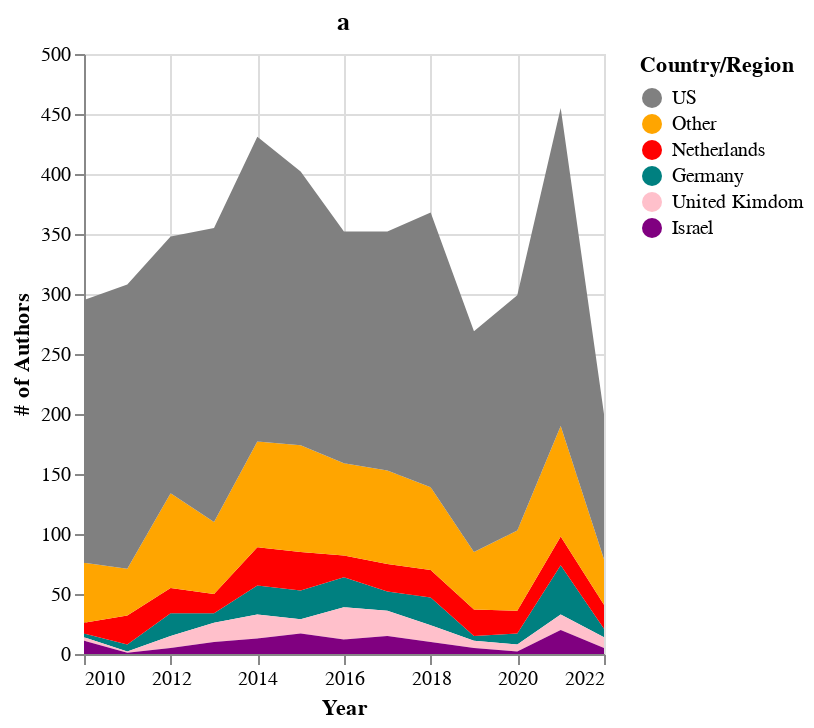

Notebook code cell kept with this figure:
### Code cell
source = country_ts

country_stacked_chart = alt.Chart(transform_year(source)).mark_area().encode(
    x = alt.X(
        'year',
        title = 'Year'
    ),
    y=alt.Y(
        "freq:Q",
        title = '# of Authors'
    ),
    color=alt.Color(
        "country:N",
        title = 'Country/Region',
#         legend = None,
        scale = alt.Scale(
            domain = countries,
            range = country_colors
        )
    )
).properties(
    title = 'a',
    height=300,
    width=260
)

country_stacked_chart

### Figure 1 — Vega-Lite specification as saved in the notebook (floating-point values rounded to 4 significant figures)
{"config": {"view": {"continuousWidth": 400, "continuousHeight": 300}}, "data": {"name": "data-4582d06ddd45e8201e05f9691a899738"}, "mark": "area", "encoding": {"color": {"field": "country", "scale": {"domain": ["US", "Other", "Netherlands", "Germany", "United Kimdom", "Israel"], "range": ["grey", "orange", "red", "teal", "pink", "purple"]}, "title": "Country/Region", "type": "nominal"}, "x": {"field": "year", "title": "Year", "type": "temporal"}, "y": {"field": "freq", "title": "# of Authors", "type": "quantitative"}}, "height": 300, "title": "a", "width": 260, "$schema": "https://vega.github.io/schema/vega-lite/v4.17.0.json", "datasets": {"data-4582d06ddd45e8201e05f9691a899738": [{"year": "2010-01-01T00:00:00", "country": "Germany", "freq": 3, "year total": 295, "prop": 0.01}, {"year": "2010-01-01T00:00:00", "country": "United Kimdom", "freq": 3, "year total": 295, "prop": 0.01}, {"year": "2010-01-01T00:00:00", "country": "Israel", "freq": 11, "year total": 295, "prop": 0.037}, {"year": "2010-01-01T00:00:00", "country": "Netherlands", "freq": 9, "year total": 295, "prop": 0.031}, {"year": "2010-01-01T00:00:00", "country": "Other", "freq": 50, "year total": 295, "prop": 0.169}, {"year": "2010-01-01T00:00:00", "country": "US", "freq": 219, "year total": 295, "prop": 0.742}, {"year": "2011-01-01T00:00:00", "country": "Germany", "freq": 6, "year total": 308, "prop": 0.019}, {"year": "2011-01-01T00:00:00", "country": "United Kimdom", "freq": 1, "year total": 308, "prop": 0.003}, {"year": "2011-01-01T00:00:00", "country": "Israel", "freq": 1, "year total": 308, "prop": 0.003}, {"year": "2011-01-01T00:00:00", "country": "Netherlands", "freq": 24, "year total": 308, "prop": 0.078}, {"year": "2011-01-01T00:00:00", "country": "Other", "freq": 39, "year total": 308, "prop": 0.127}, {"year": "2011-01-01T00:00:00", "country": "US", "freq": 237, "year total": 308, "prop": 0.769}, {"year": "2012-01-01T00:00:00", "country": "Germany", "freq": 19, "year total": 348, "prop": 0.055}, {"year": "2012-01-01T00:00:00", "country": "United Kimdom", "freq": 10, "year total": 348, "prop": 0.029}, {"year": "2012-01-01T00:00:00", "country": "Israel", "freq": 5, "year total": 348, "prop": 0.014}, {"year": "2012-01-01T00:00:00", "country": "Netherlands", "freq": 21, "year total": 348, "prop": 0.06}, {"year": "2012-01-01T00:00:00", "country": "Other", "freq": 79, "year total": 348, "prop": 0.227}, {"year": "2012-01-01T00:00:00", "country": "US", "freq": 214, "year total": 348, "prop": 0.615}, {"year": "2013-01-01T00:00:00", "country": "Germany", "freq": 8, "year total": 355, "prop": 0.023}, {"year": "2013-01-01T00:00:00", "country": "United Kimdom", "freq": 16, "year total": 355, "prop": 0.045}, {"year": "2013-01-01T00:00:00", "country": "Israel", "freq": 10, "year total": 355, "prop": 0.028}, {"year": "2013-01-01T00:00:00", "country": "Netherlands", "freq": 16, "year total": 355, "prop": 0.045}, {"year": "2013-01-01T00:00:00", "country": "Other", "freq": 60, "year total": 355, "prop": 0.169}, {"year": "2013-01-01T00:00:00", "country": "US", "freq": 245, "year total": 355, "prop": 0.69}, {"year": "2014-01-01T00:00:00", "country": "Germany", "freq": 24, "year total": 431, "prop": 0.056}, {"year": "2014-01-01T00:00:00", "country": "United Kimdom", "freq": 20, "year total": 431, "prop": 0.046}, {"year": "2014-01-01T00:00:00", "country": "Israel", "freq": 13, "year total": 431, "prop": 0.03}, {"year": "2014-01-01T00:00:00", "country": "Netherlands", "freq": 32, "year total": 431, "prop": 0.074}, {"year": "2014-01-01T00:00:00", "country": "Other", "freq": 88, "year total": 431, "prop": 0.204}, {"year": "2014-01-01T00:00:00", "country": "US", "freq": 254, "year total": 431, "prop": 0.589}, {"year": "2015-01-01T00:00:00", "country": "Germany", "freq": 24, "year total": 402, "prop": 0.06}, {"year": "2015-01-01T00:00:00", "country": "United Kimdom", "freq": 12, "year total": 402, "prop": 0.03}, {"year": "2015-01-01T00:00:00", "country": "Israel", "freq": 17, "year total": 402, "prop": 0.042}, {"year": "2015-01-01T00:00:00", "country": "Netherlands", "freq": 32, "year total": 402, "prop": 0.08}, {"year": "2015-01-01T00:00:00", "country": "Other", "freq": 89, "year total": 402, "prop": 0.221}, {"year": "2015-01-01T00:00:00", "country": "US", "freq": 228, "year total": 402, "prop": 0.567}, {"year": "2016-01-01T00:00:00", "country": "Germany", "freq": 25, "year total": 352, "prop": 0.071}, {"year": "2016-01-01T00:00:00", "country": "United Kimdom", "freq": 27, "year total": 352, "prop": 0.077}, {"year": "2016-01-01T00:00:00", "country": "Israel", "freq": 12, "year total": 352, "prop": 0.034}, {"year": "2016-01-01T00:00:00", "country": "Netherlands", "freq": 18, "year total": 352, "prop": 0.051}, {"year": "2016-01-01T00:00:00", "country": "Other", "freq": 77, "year total": 352, "prop": 0.219}, {"year": "2016-01-01T00:00:00", "country": "US", "freq": 193, "year total": 352, "prop": 0.548}, {"year": "2017-01-01T00:00:00", "country": "Germany", "freq": 16, "year total": 352, "prop": 0.045}, {"year": "2017-01-01T00:00:00", "country": "United Kimdom", "freq": 21, "year total": 352, "prop": 0.06}, {"year": "2017-01-01T00:00:00", "country": "Israel", "freq": 15, "year total": 352, "prop": 0.043}, {"year": "2017-01-01T00:00:00", "country": "Netherlands", "freq": 23, "year total": 352, "prop": 0.065}, {"year": "2017-01-01T00:00:00", "country": "Other", "freq": 78, "year total": 352, "prop": 0.222}, {"year": "2017-01-01T00:00:00", "country": "US", "freq": 199, "year total": 352, "prop": 0.565}, {"year": "2018-01-01T00:00:00", "country": "Germany", "freq": 23, "year total": 368, "prop": 0.062}, {"year": "2018-01-01T00:00:00", "country": "United Kimdom", "freq": 14, "year total": 368, "prop": 0.038}, {"year": "2018-01-01T00:00:00", "country": "Israel", "freq": 10, "year total": 368, "prop": 0.027}, {"year": "2018-01-01T00:00:00", "country": "Netherlands", "freq": 23, "year total": 368, "prop": 0.062}, {"year": "2018-01-01T00:00:00", "country": "Other", "freq": 69, "year total": 368, "prop": 0.188}, {"year": "2018-01-01T00:00:00", "country": "US", "freq": 229, "year total": 368, "prop": 0.622}, {"year": "2019-01-01T00:00:00", "country": "Germany", "freq": 4, "year total": 269, "prop": 0.015}, {"year": "2019-01-01T00:00:00", "country": "United Kimdom", "freq": 6, "year total": 269, "prop": 0.022}, {"year": "2019-01-01T00:00:00", "country": "Israel", "freq": 5, "year total": 269, "prop": 0.019}, {"year": "2019-01-01T00:00:00", "country": "Netherlands", "freq": 22, "year total": 269, "prop": 0.082}, {"year": "2019-01-01T00:00:00", "country": "Other", "freq": 48, "year total": 269, "prop": 0.178}, {"year": "2019-01-01T00:00:00", "country": "US", "freq": 184, "year total": 269, "prop": 0.684}, {"year": "2020-01-01T00:00:00", "country": "Germany", "freq": 9, "year total": 299, "prop": 0.03}, {"year": "2020-01-01T00:00:00", "country": "United Kimdom", "freq": 6, "year total": 299, "prop": 0.02}, {"year": "2020-01-01T00:00:00", "country": "Israel", "freq": 2, "year total": 299, "prop": 0.007}, {"year": "2020-01-01T00:00:00", "country": "Netherlands", "freq": 19, "year total": 299, "prop": 0.064}, {"year": "2020-01-01T00:00:00", "country": "Other", "freq": 67, "year total": 299, "prop": 0.224}, {"year": "2020-01-01T00:00:00", "country": "US", "freq": 196, "year total": 299, "prop": 0.656}, {"year": "2021-01-01T00:00:00", "country": "Germany", "freq": 41, "year total": 455, "prop": 0.09}, {"year": "2021-01-01T00:00:00", "country": "United Kimdom", "freq": 13, "year total": 455, "prop": 0.029}, {"year": "2021-01-01T00:00:00", "country": "Israel", "freq": 20, "year total": 455, "prop": 0.044}, {"year": "2021-01-01T00:00:00", "country": "Netherlands", "freq": 24, "year total": 455, "prop": 0.053}, {"year": "2021-01-01T00:00:00", "country": "Other", "freq": 92, "year total": 455, "prop": 0.202}, {"year": "2021-01-01T00:00:00", "country": "US", "freq": 265, "year total": 455, "prop": 0.582}, {"year": "2022-01-01T00:00:00", "country": "Germany", "freq": 7, "year total": 200, "prop": 0.035}, {"year": "2022-01-01T00:00:00", "country": "United Kimdom", "freq": 9, "year total": 200, "prop": 0.045}, {"year": "2022-01-01T00:00:00", "country": "Israel", "freq": 5, "year total": 200, "prop": 0.025}, {"year": "2022-01-01T00:00:00", "country": "Netherlands", "freq": 20, "year total": 200, "prop": 0.1}, {"year": "2022-01-01T00:00:00", "country": "Other", "freq": 38, "year total": 200, "prop": 0.19}, {"year": "2022-01-01T00:00:00", "country": "US", "freq": 121, "year total": 200, "prop": 0.605}]}}
